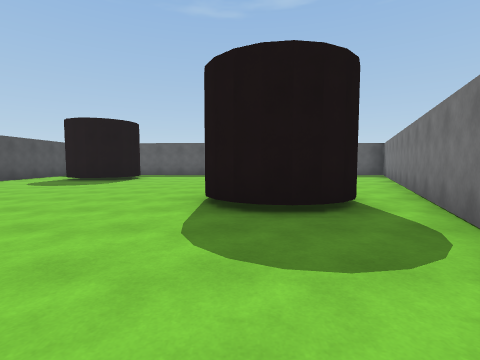
[1] (above)

16 first-person views from a walk through a scene from a Unity 3-D project. The camera is 1.3 m above the floor, tilts 4° down and sees 85° across. The floor is counted in squares, 2 m on a side. Each view is taken from the middle of a square. On the plan, view 1 faces up. The plan holds only what a view shows up to about 9 squares ahead; the rest is blank. The place goes on beyond the plan.

[2]
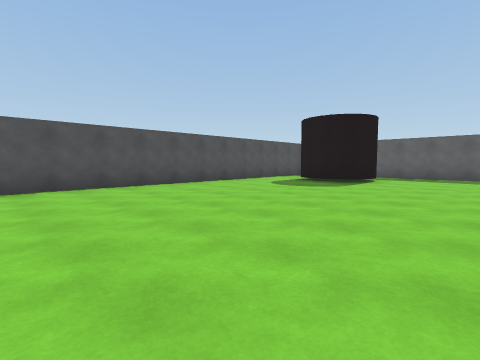

[3]
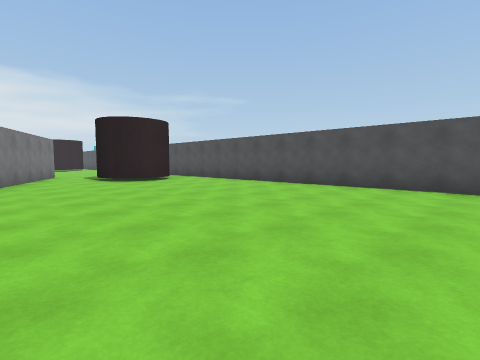

[4]
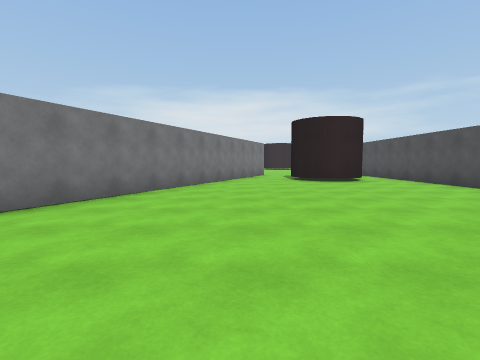

[5]
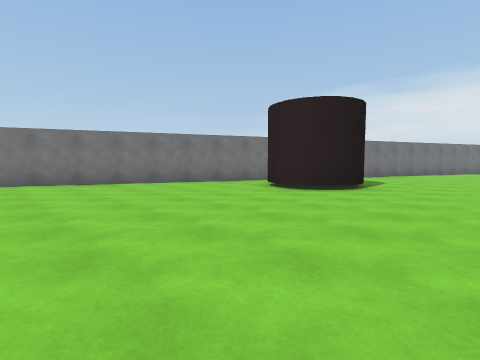

[6]
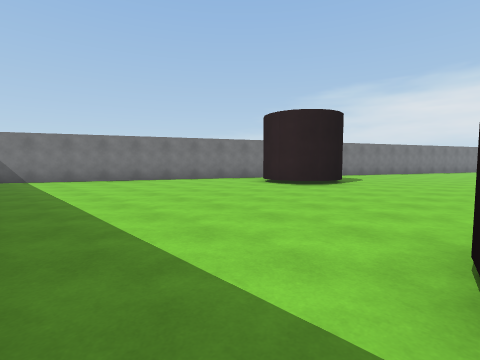

[7]
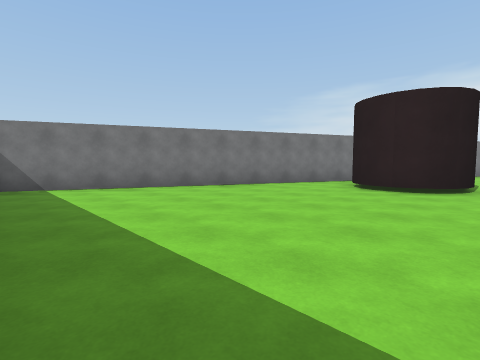

[8]
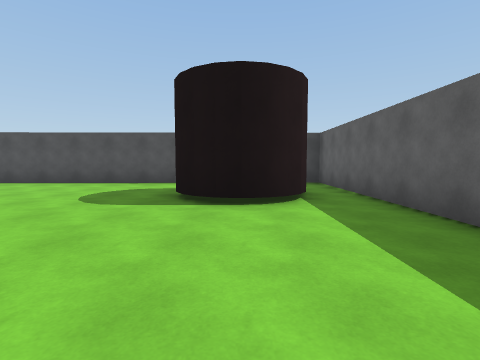

[9]
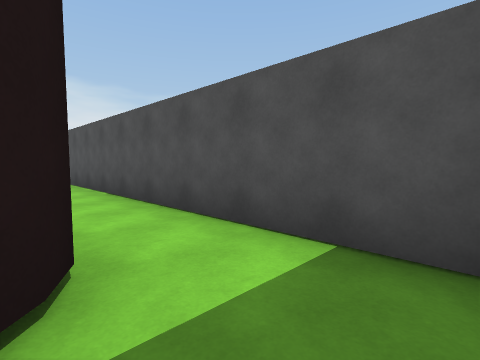

[10]
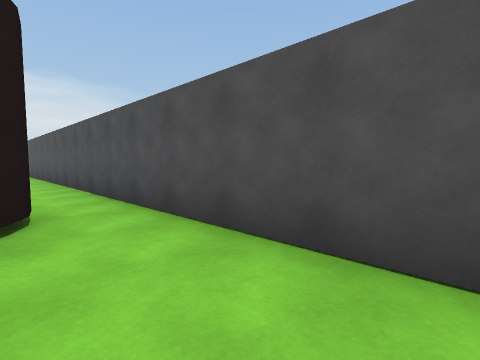

[11]
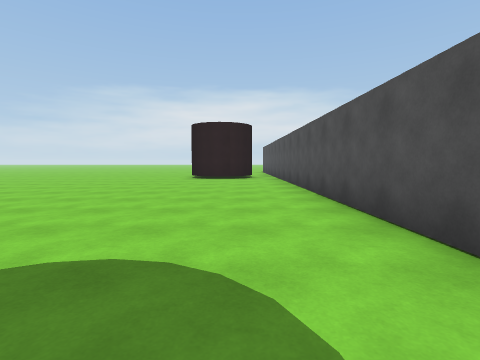

[12]
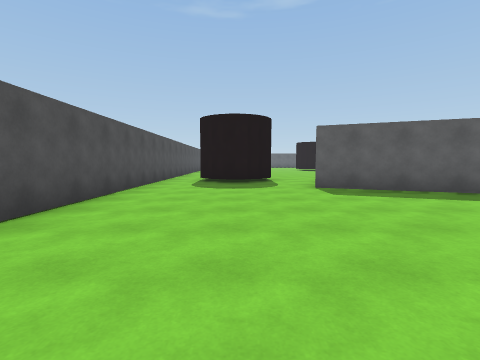

[13]
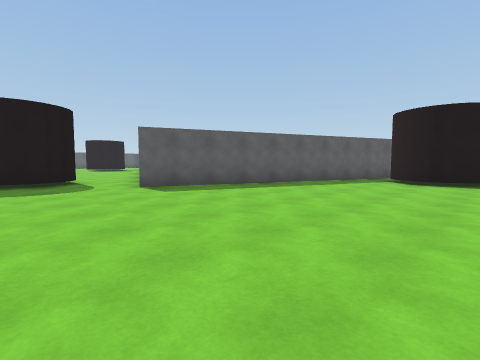

[14]
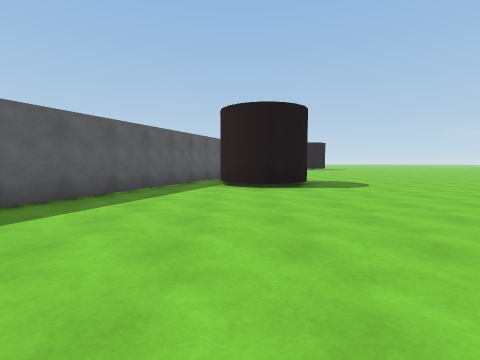

[15]
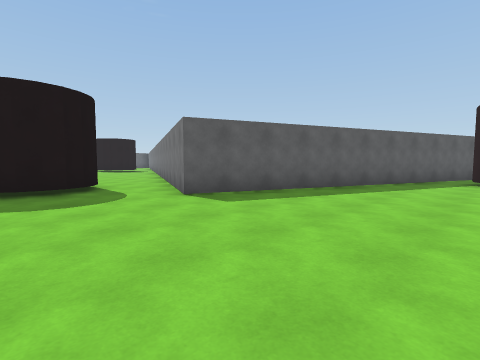

[16]
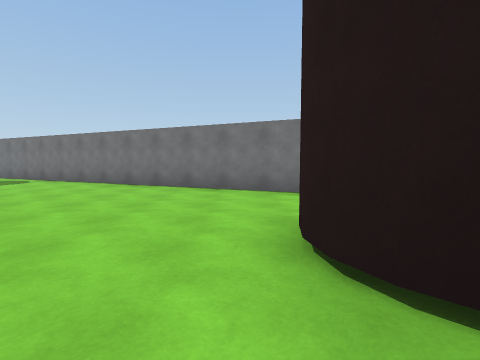

### Floor plan
Points are (right, up) in squares from view 1. A wall is a line through its corners. A room is listed if a view was taken in it or the views show most of it. See-through windows are left out.
Room 1 (views 1, 2, 3, 4, 5, 6, 7, 8, 9, 10, 16)
walls: (-0.6, 4.9) (-0.4, 5.3); (-0.1, 5.5) (0.4, 5.8); (0.5, 3.2) (-0.1, 3.5); (0.3, 5.7) (0.8, 5.8); (0.9, 3.2) (0.1, 3.3); (0.6, 5.7) (1.2, 5.7); (1.2, 3.3) (0.2, 3.2) (-0.5, 3.9) (-0.6, 4.6) (-0.5, 5.1) (0.1, 5.7); (1, 5.7) (1.4, 5.5) (1.7, 5.2); (1.7, 3.8) (1.4, 3.5) (1, 3.3); (1.8, 4.2) (1.6, 3.8); (-4.4, 9) (-4.9, 8.7); (-4.6, 8.9) (-5.3, 8.7); (-3.9, 9.8) (-4.2, 9.1); (-3.9, 10.2) (-4, 9.4); (-4, 10.6) (-3.8, 9.6) (-4.7, 8.7) (-5.5, 8.8) (-5.9, 9); (-4.2, 10.9) (-4, 10.4); (-6.4, 10.3) (-6.1, 10.8); (-4.8, 11.2) (-4.4, 11) (-4.1, 10.8); (-6.9, 12.4) (-7.9, 12.4) (-7.7, -5.5); (-4.8, -5.5) (-4.2, -5.8); (-4.4, -5.7) (-4, -6.1); (-5.1, -5.5) (-4.6, -5.5); (-5.5, -5.5) (-4.9, -5.4); (-4.1, -6) (-4, -6.3) (-3.9, -6.9); (-6.3, -5.9) (-5.4, -5.4); (-2, -6.9) (6.5, 11.7); (-6.3, -6.1) (-5.7, -5.5)
ways out: opening at (-7, -6.5) to room 2; opening at (-3, -7) to room 2
Room 2 (views 11, 12, 13, 14, 15)
walls: (-4.6, -7.9) (-5.3, -8) (-6, -7.7); (-4.9, -8) (-5.5, -7.9); (-4.2, -7.6) (-4.8, -7.9); (2.5, -14.3) (2.8, -13.8); (2.5, -15.3) (2.5, -14.7); (-3.9, -6.9) (-4.1, -7.4) (-4.4, -7.7); (2.8, -15.6) (2.4, -14.9) (2.5, -14.1) (3, -13.7) (3.4, -13.5); (3.4, -15.9) (3, -15.7) (2.7, -15.4); (-6.4, -6.8) (-6.3, -5.9); (-6.4, -6.4) (-6.1, -5.8); (4.7, -12.8) (-3.2, -9.6) (-2, -6.9); (-7.7, -5.5) (-7.5, -16.4)
ways out: opening at (-7, -6.5) to room 1; opening at (-3, -7) to room 1; gap at (4, -16)

Where each view was taken, in squares from view 1:
view 1: 0 up, 0 right, facing up
view 2: 1 up, 1 left, facing up-left
view 3: 3 up, 1 left, facing down-left
view 4: 3 up, 2 left, facing down
view 5: 11 up, 3 left, facing down-right
view 6: 12 up, 4 left, facing down-right
view 7: 12 up, 1 left, facing down-right
view 8: 10 up, 0 right, facing left
view 9: 12 up, 6 left, facing down-left
view 10: 3 down, 6 left, facing down-left
view 11: 8 down, 6 left, facing down
view 12: 16 down, 5 left, facing up
view 13: 16 down, 6 left, facing up-right
view 14: 14 down, 4 left, facing right
view 15: 14 down, 6 left, facing up-right
view 16: 5 down, 7 left, facing right
